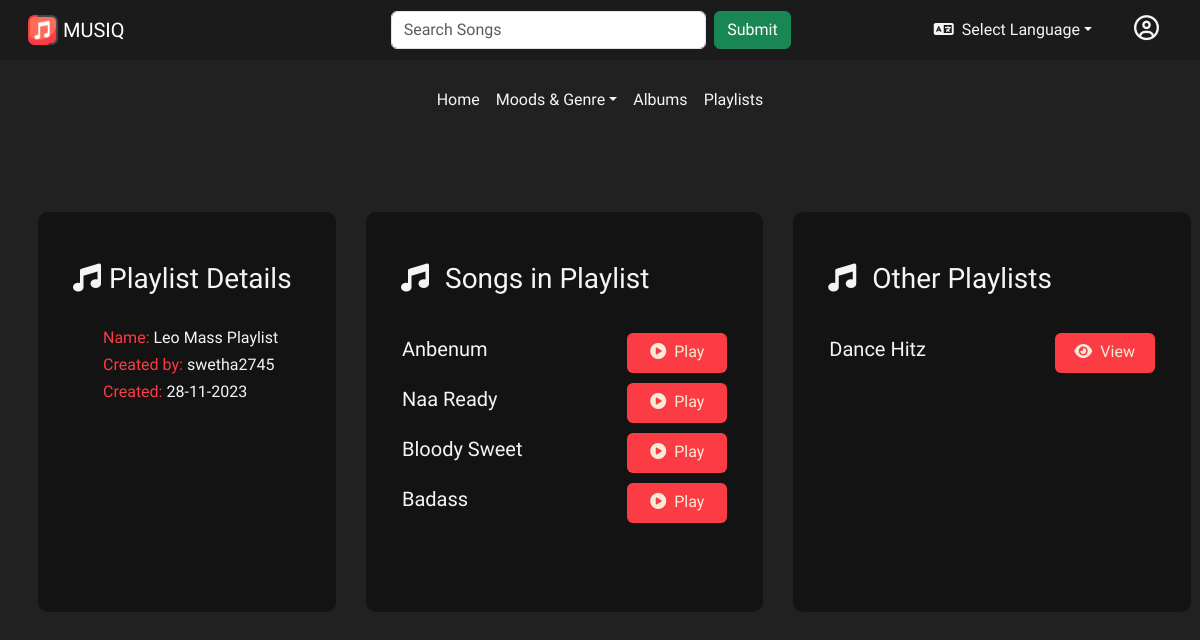
The app's page /main/playlists/3/view (signed in) with its own data.
### models.py (models this page shows, shortened)
class User(db.Model, UserMixin):
    __tablename__ = 'users'
    user_id = db.Column(db.Integer, autoincrement = True, primary_key = True)
    first_name = db.Column(db.String(100), nullable = False)
    last_name = db.Column(db.String(100), nullable = True)
    username = db.Column(db.String(), unique = True)
    password = db.Column(db.String(), unique = False)
    gender = db.Column(db.String(), nullable = False)
    is_admin = db.Column(db.Boolean(), default = False)
    is_creator = db.Column(db.Boolean(), default = False)
    creator = db.relationship('Creator', back_populates = 'users', cascade = 'all, delete-orphan',
                                primaryjoin = 'Creator.user_id == User.user_id')
    playlist = db.relationship('Playlists', backref='created_by',cascade = 'all, delete-orphan',
                                primaryjoin = 'Playlists.user_id == User.user_id')
    likes = db.relationship('Interaction', backref = 'likes', cascade = 'all, delete-orphan',
                                primaryjoin = 'Interaction.user_id == User.user_id')

class Playlists(db.Model):
    __table_name__ = 'playlists'
    playlist_id = db.Column(db.Integer(), autoincrement = True, primary_key = True)
    user_id = db.Column(db.Integer(), db.ForeignKey('users.user_id'), nullable = False)
    name = db.Column(db.String(), nullable = False)
    created_at = db.Column(db.DateTime(timezone = True), server_default = func.now())
    updated_at = db.Column(db.DateTime(timezone = True), server_default = func.now())
    privacy = db.Column(db.Boolean(), default=False)
    playlist_songs = db.relationship('PlaylistSongs', backref='playlists', cascade='all, delete-orphan',
                                        primaryjoin='Playlists.playlist_id==PlaylistSongs.playlist_id')

class Song(db.Model):
    __tablename__ = 'songs'
    song_id = db.Column(db.Integer(), autoincrement = True, primary_key = True)
    album_id = db.Column(db.Integer(), db.ForeignKey('albums.album_id'))
    artist_id = db.Column(db.Integer(), db.ForeignKey('artists.artist_id'), nullable = False)
    title = db.Column(db.String(100), nullable = False)
    language = db.Column(db.String(50), nullable = False)
    genre = db.Column(db.String(50), nullable = False)
    lyrics = db.Column(db.String(), nullable = False)
    created_at = db.Column(db.DateTime(timezone = True), server_default = func.now())
    updated_at = db.Column(db.DateTime(timezone = True), server_default = func.now())
    flag = db.Column(db.Boolean(), default = False)
    album = db.relationship('Album', back_populates = 'songs', overlaps='albums_songs,songs')
    artist = db.relationship('Artist', back_populates = 'songs')

### app.py (the view)
@app.route("/main/playlists/<int:playlist_id>/view", methods=['GET', 'POST'])
@login_required #Can be performed only user is logged in
def view_playlists(playlist_id):
    user = current_user
    current_playlist = Playlists.query.filter_by(playlist_id = playlist_id).first()
    playlists = Playlists.query.filter_by(privacy = False).all()
    users = User.query.all()
    songs = (db.session.query(Song).join(PlaylistSongs, and_(Song.song_id == PlaylistSongs.song_id, PlaylistSongs.playlist_id == playlist_id)).all())
    playlists_list = [playlist for playlist in playlists if playlist != current_playlist]
    if request.method == 'GET':
        return render_template('view_playlist.html', user=user, title = 'Playlist', users=users, playlist= current_playlist, playlists= playlists_list[0:7], songs=songs)

### app.py (called while the page is built)
@login_manager.user_loader
def load_user(user_id):
    return User.query.get(user_id)

@app.after_request
def after_request(response):
    header = response.headers
    header['Access-Control-Allow-Origin'] = '*'
    return response

### templates/view_playlist.html
{%extends "main.html"%} {%block view%}
<div class="main-container container-fluid view">
  <div class="row">
    <div class="col-3 song-details playlist-details">
      <h3><i class="fa-solid fa-music me-2"></i>Playlist Details</h3>
      <br />
      {%for user in users%} {%if user.user_id == playlist.user_id%}
      <h6 class="contents">
        <span class="domain">Name:</span> {{playlist.name}}
      </h6>
      <h6 class="contents">
        <span class="domain">Created by: </span> {{user.username}}
      </h6>
      <h6 class="contents">
        <span class="domain">Created:</span>
        {{playlist.created_at.strftime('%d-%m-%Y')}}
      </h6>
      <br />
      {%endif%} {%endfor%}
      <br />
    </div>
    <div class="col-4 song-details playlist-details">
      <h3><i class="fa-solid fa-music me-3"></i>Songs in Playlist</h3>
      <br />
      <table class="genre-songs">
        {%for song in songs%}
        <tr style="height: 50px">
          <td style="width: 400px"><h5>{{song.title}}</h5></td>
          <td>
            <a
              class="btn lyrics-btn"
              href="{{url_for('play_songs', song_id=song.song_id)}}"
            >
              <i class="fa-solid fa-circle-play me-2"></i>Play
            </a>
          </td>
        </tr>
        {%endfor%}
      </table>
    </div>
    <div class="col-4 song-details playlist-details">
      <h3><i class="fa-solid fa-music me-3"></i>Other Playlists</h3>
      <br />
      <table class="genre-songs">
        {%for playlist in playlists%}
        <tr style="height: 50px">
          <td style="width: 400px"><h5>{{playlist.name}}</h5></td>
          <td>
            <a
              class="card-link btn control-link lyrics-btn"
              href="{{url_for('view_playlists', playlist_id = playlist.playlist_id)}}"
            >
              <i class="fa-solid fa-eye me-2"></i>View
            </a>
          </td>
        </tr>
        {%endfor%}
      </table>
    </div>
  </div>
</div>
{%endblock%}

### static/styles/main.css (style rules this page uses)
:root { --primary-font: "Gabarito", sans-serif; --primary-color: #1c1b1b; --primary-color-dark: #141313; --primary-color-derived: #212121; --secondary-color: #fc3c44; --secondary-color-derived: #fe5e63; --secondary-color-derived-2: #fa8b8f; }
* { font-family: var(--primary-font); }
body { background-color: var(--primary-color-derived) !important; color: whitesmoke !important; }
.main-container { padding-left: 20px !important; padding-top: 20px !important; }
.contents { padding-left: 30px !important; }
.song-details, .playlist-details { background-color: var(--primary-color-dark); border-color: black; border-radius: 10px; margin-left: 30px; padding-left: 35px !important; padding-top: 50px !important; padding-right: 35px !important; height: 500px !important; }
.playlist-details { margin-top: 50px !important; height: 400px !important; }
.view { padding-top: 40px !important; }
.lyrics-btn, .add-playlist-btn { background-color: var(--secondary-color) !important; color: antiquewhite !important; height: 40px !important; width: 100px !important; }
.domain { color: var(--secondary-color); }

### records on screen
User: username "swetha2745"
Playlists: name "Leo Mass Playlist", created_at "28-11-2023"
Song: title "Anbenum"
Song: title "Naa Ready"
Song: title "Bloody Sweet"
Song: title "Badass"
Playlists: name "Dance Hitz"
